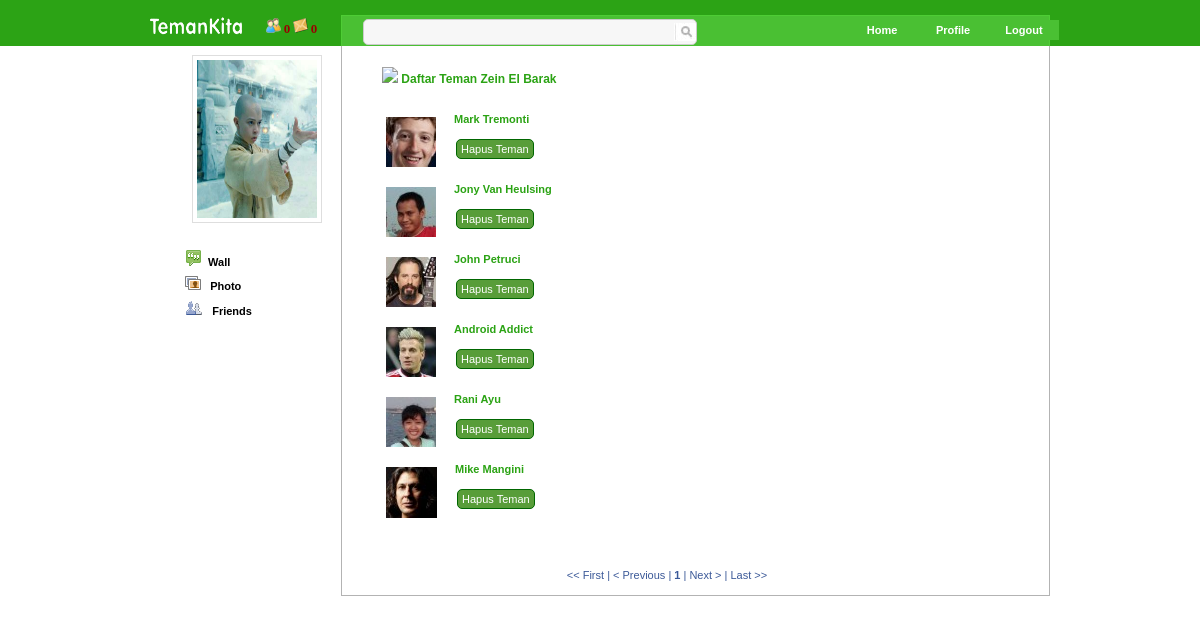
Page /daftar_teman.php?id=1 on the committed database.
### tables this page shows
CREATE TABLE IF NOT EXISTS `user` (
  `uid` int(11) NOT NULL AUTO_INCREMENT,
  `password` varchar(50) NOT NULL,
  `nama` varchar(100) NOT NULL,
  `tgl_lahir` date NOT NULL,
  `gender` varchar(10) NOT NULL,
  `email` varchar(70) NOT NULL,
  `gambar_profil` varchar(200) NOT NULL,
  `gambar_profil_kecil` varchar(200) NOT NULL,
  `array_teman` varchar(200) NOT NULL,
  `permintaan_teman` int(10) NOT NULL,
  PRIMARY KEY (`uid`),
  UNIQUE KEY `username` (`email`)
);

### daftar_teman.php (the view, shortened to what this page needs)
<?php
$uid=$_SESSION['uid'];
$member_id=$_GET['id'];
?>
<!DOCTYPE html PUBLIC "-//W3C//DTD XHTML 1.0 Transitional//EN" "http://www.w3.org/TR/xhtml1/DTD/xhtml1-transitional.dtd">
<html xmlns="http://www.w3.org/1999/xhtml">
<head>
<link href="css/dinding.css" rel="stylesheet" type="text/css">
</head>
<body>
<div class="main">
  <?php include('atas.php'); ?>
  <div class="left">
    <div class="propic">
    <?php
	  if($uid==$member_id){
	     $query_profil = mysql_query("SELECT gambar_profil FROM `user` WHERE uid='$uid'");
	     $row=mysql_fetch_array($query_profil);
	     if ($row['gambar_profil'] != NULL){
	       $image = "member/$uid/$row[gambar_profil]";
		  }
		  else{
		     $image="images/default.png";
		  }
		?>
		<img src="<?php echo $image;?>" class='big_profile'/>
	  <?php
    }
    else {
    $query_profil = mysql_query("SELECT gambar_profil FROM `user` WHERE uid='$member_id'");
	  $row=mysql_fetch_array($query_profil);
	  if ($row['gambar_profil'] != NULL){
	      $image = "member/$member_id/$row[gambar_profil]";
		}
		else{
		    $image="images/default.png";
		}
		?>
		<img src="<?php echo $image;?>" class='big_profile'/>
    <?php  } ?>
	</div>
  <div class="link style1">
	<?php include('kiri.php'); ?>
	</div>
</div>
 <div class="right">
    <div class="rightleft">
<?php
if($uid==$member_id){
$query_judul = mysql_query("SELECT * FROM user where uid='$uid'");
$row=mysql_fetch_array($query_judul);
?>
<div class="member_title">
  <img src="images/connect.png" /> Daftar Teman <?php echo $row['nama']; ?>
</div>
<?php
$query = mysql_query("SELECT * FROM user WHERE uid='$uid'");
}
else{
$query_judul = mysql_query("SELECT * FROM user WHERE uid='$member_id'");
$row=mysql_fetch_array($query_judul);
?>
<div class="member_title">
  <img src="images/connect.png" /> Daftar Teman <?php echo $row['nama'];?>
</div>
<?php
$query = mysql_query("SELECT * FROM user WHERE uid='$member_id'");
}
?>
<ul id="member">
<?php
while($row=mysql_fetch_array($query)){
  $arrayTeman = $row["array_teman"];
  if ($arrayTeman != "") {
    $array_teman = explode(",", $arrayTeman);
	  $temanCount = count($array_teman);
	  $batas=10;
	  $halaman=$_GET['halaman'];
	  if(empty($halaman)){
	     $posisi=0;
	     $halaman=1;
	  }
	  else {
	     $posisi=($halaman-1) * $batas;
	  }
	 $array_fix=array_slice($array_teman, $posisi, $batas);
	 foreach ($array_fix as $key => $value) {
		$sql_teman = mysql_query("SELECT uid, nama, gambar_profil_kecil FROM user WHERE uid='$value' LIMIT 1");
		while($row=mysql_fetch_array($sql_teman)){
			if ($row['gambar_profil_kecil'] != NULL){
	   		 $image = "member/$row[uid]/profile".$row[uid].".jpg";
			}
			else{
				 $image="images/default.png";
			}
			?>
			<li id="list<?php echo $row['uid']; ?>"> <img src="<?php echo $image; ?> " />
			<a href="profile.php?id=<?php echo $row['uid']; ?>" class="user-title"><?php echo $row['nama'];?> </a>
			<span class="add">
			<form name="hapusteman" method="post">
			<input type="submit" class="greenButton" value="Hapus Teman" name="hapus_teman" />
			</form>
			</span>
       		</li>
	  <?php
 	  }
			?>
<?php
	}
  }
}
?>
</ul>
<div class="page">
	<?php
	if($uid==$member_id){
		$user = $uid;
	}
	else{
		$user = $member_id;
	}
	$jmlhalaman = ceil($temanCount/$batas);
	$file= "daftar_teman.php";
  if($halaman>1) {
	   $previous=$halaman-1;
	   echo "<a href=$file?id=$user&halaman=1> << First </a> | <a href=$file?id=$user&halaman=$previous> < Previous</a> | ";
  }
  else {
	   echo "<< First | < Previous | ";
  }
  for($i=1;$i<=$jmlhalaman;$i++)
    if ($i !=$halaman) {
	  echo "<a href=$file?id=$user&halaman=$i>$i</a> | " ;
  }
  else {
	  echo "<b>$i</b> | ";
  }
  if($halaman < $jmlhalaman) {
	   $next=$halaman+1;
	   echo "<a href=$file?id=$user&halaman=$next> Next > </a> | <a href=$file?id=$user&halaman=$jmlhalaman> Last >> </a> ";
  }
  else {
	   echo " Next > | Last >>";
  }
  ?>
</div>
</div>
</div>
</body>
</html>

### css/dinding.css (style rules this page uses)
.main { width:900px; margin:0 auto; }
.left { width:100px; border-style:solid; border-color:#b3b3b3; border-width:thin; border-color:#3300FF; margin:0px 0px 0px 0px; border-width: 0px; float:left; }
.right { width:707px; border-style:solid; border-width:thin; border-color:#b3b3b3; margin:0px 0px 0px 0px; border-top-width: 0px; float:right; padding-bottom:4px; }
.propic { margin:0px 0px 0px 0px; margin-top: 20px; margin-left: 42px; }
a { color:#006699; text-decoration:none; }
.link { margin:0px 0px 0px 0px; font-size:11px; font-family:"lucida grande",tahoma,verdana,arial,sans-serif; margin-left: 0px; margin-top: 22px; color:#2ba314; }
input,textarea { border:1px solid silver; background-color:#fff; color:#404040; font-size:10px; border-radius:5px; -moz-border-radius:5px; -webkit-border-radius:5px; font-family:"lucida grande",tahoma,verdana,arial,sans-serif; font-size:11px; margin:3px 0; padding:3px; }
.big_profile { width:120px;height:158px; border:solid 1px #dedede; padding:4px; }
.member_title { width:660px; font-family:"lucida grande",tahoma,verdana,arial,sans-serif; color:#2ba314; font-weight:bold; font-size:12px; padding-left:40px; }
#member { width:445px; font-family:"lucida grande",tahoma,verdana,arial,sans-serif; overflow:hidden; padding:6px 10px 15px 10px; }
#member li { border:0; margin:0; padding:0; list-style:none; }
#member li { height:60px; padding:5px; padding-left:30px; list-style:none; }
#member a { color:#000000; text-decoration:none; }
#member .user-title { display:block; font-weight:bold; margin-bottom:4px; font-size:11px; color:#2ba314; }
#member .add { float:left; color:#666666; }
#member img { float:left; margin-right:14px; padding:4px; }
.page { width:650px; font-family:"lucida grande",tahoma,verdana,arial,sans-serif; font-size:11px; text-align:center; color:#3B5998; padding-top: 10px; padding-bottom:10px; }
.greenButton { width:auto; margin:10px 0 0 2px; padding:3px 4px 3px 4px; color:white; background-color:#589d39; outline:none; border:1px solid #006600; font-weight:normal; }

### daftar_teman.php (style rules this page uses)
body { background-image: url(images/NewPicture.jpg); background-repeat: repeat-x; }
.style1 { font-weight: bold }

### rows in the picture
user: gambar_profil (picture), nama "Zein El Barak"
user: shows a picture, nama "Mark Tremonti"
user: shows a picture, nama "Jony Van Heulsing"
user: shows a picture, nama "John Petruci"
user: shows a picture, nama "Android Addict"
user: shows a picture, nama "Rani Ayu"
user: shows a picture, nama "Mike Mangini"

### other values in the picture
$jum_permintaan "0"
$jum_pesan "0"
